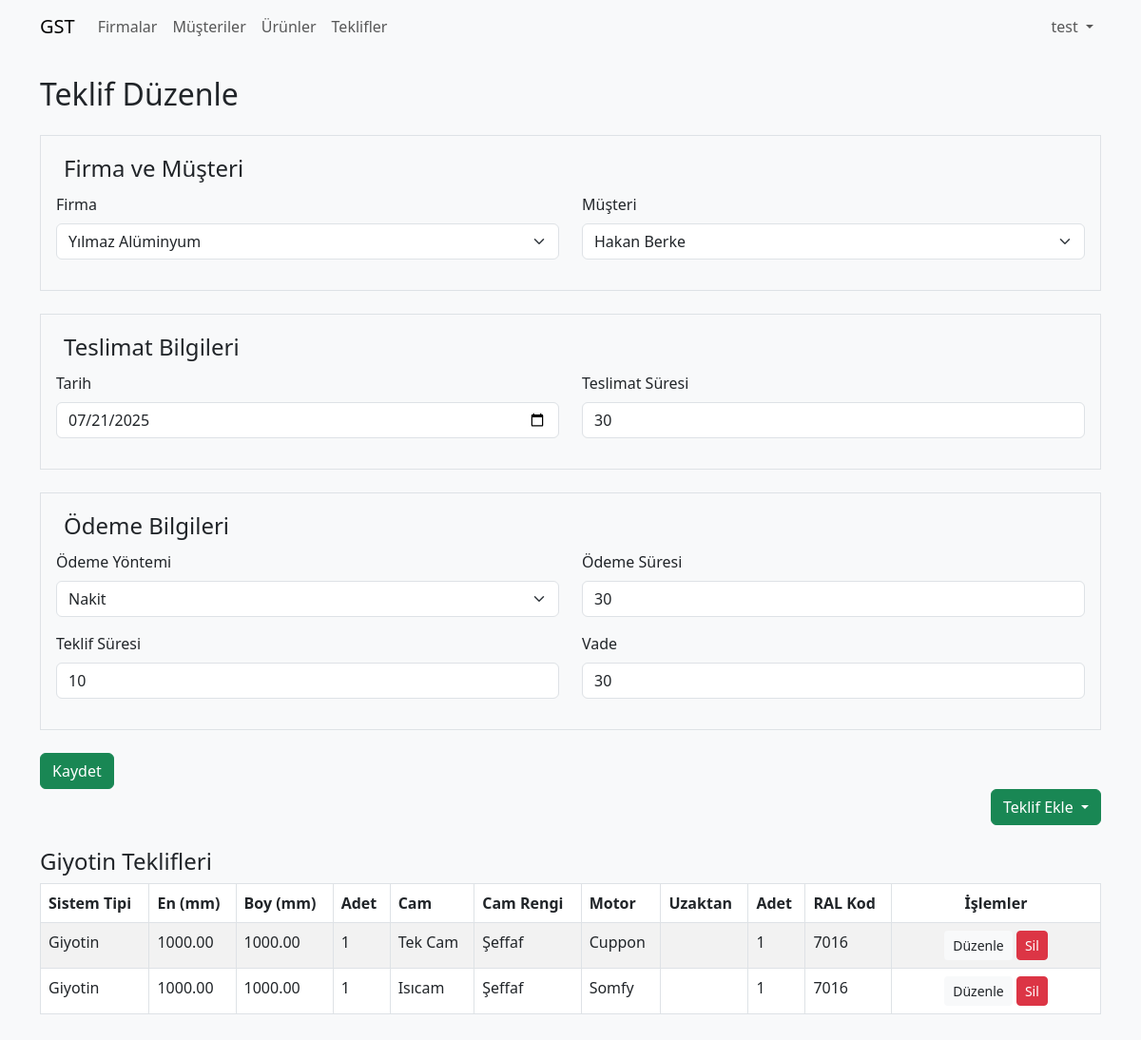
/offer_form?id=4 (signed in), run on the app's committed database.
### tables this page shows
CREATE TABLE `master_quotes` (
  `id` bigint(20) UNSIGNED NOT NULL,
  `company_id` int(10) UNSIGNED NOT NULL,
  `contact_id` int(10) UNSIGNED NOT NULL,
  `quote_date` date NOT NULL,
  `prepared_by` int(10) UNSIGNED DEFAULT NULL,
  `delivery_term` varchar(50) DEFAULT NULL,
  `payment_method` varchar(50) DEFAULT NULL,
  `payment_due` varchar(50) DEFAULT NULL,
  `quote_validity` varchar(50) DEFAULT NULL,
  `maturity` varchar(50) DEFAULT NULL,
  `total_amount` decimal(14,2) DEFAULT NULL,
  `discount_rate` decimal(5,2) DEFAULT NULL,
  `discount_amount` decimal(14,2) DEFAULT NULL,
  `vat_rate` decimal(5,2) DEFAULT NULL,
  `vat_amount` decimal(14,2) DEFAULT NULL,
  `taxes_included_total` decimal(14,2) DEFAULT NULL
);

CREATE TABLE `companies` (
  `id` int(10) UNSIGNED NOT NULL,
  `name` varchar(100) NOT NULL,
  `phone` varchar(20) DEFAULT NULL,
  `address` varchar(255) DEFAULT NULL,
  `email` varchar(100) DEFAULT NULL
);

CREATE TABLE `guillotine_quotes` (
  `id` bigint(20) UNSIGNED NOT NULL,
  `master_quote_id` bigint(20) UNSIGNED NOT NULL,
  `system_type` varchar(50) NOT NULL,
  `width_mm` decimal(10,2) NOT NULL,
  `height_mm` decimal(10,2) NOT NULL,
  `system_qty` int(10) UNSIGNED NOT NULL,
  `motor_system` varchar(50) DEFAULT NULL,
  `remote_system` varchar(50) DEFAULT NULL,
  `remote_qty` int(10) UNSIGNED DEFAULT NULL,
  `ral_code` varchar(50) DEFAULT NULL,
  `glass_type` varchar(50) DEFAULT NULL,
  `glass_color` varchar(50) DEFAULT NULL,
  `total_price` decimal(12,2) DEFAULT NULL
);

### helpers/theme.php (called while the page is built, shortened)
<?php
function get_theme(): string
{
    return $_SESSION['theme'] ?? 'light';
}
function theme_css(): string
{
    return (get_theme() === 'dark')
        ? 'https://cdn.jsdelivr.net/npm/bootswatch@5.3.0/dist/darkly/bootstrap.min.css'
        : 'https://cdn.jsdelivr.net/npm/bootstrap@5.3.0/dist/css/bootstrap.min.css';
}
function get_color(): string
{
    return $_SESSION['color'] ?? 'primary';
}

### offer_form.php (the view, shortened to what this page needs)
<?php
require_once 'config.php';
require_once 'helpers/theme.php';
$companyStmt = $pdo->query("SELECT id, name FROM companies ORDER BY name");
$companies = $companyStmt->fetchAll();
$customerStmt = $pdo->query("SELECT id, CONCAT(first_name,' ',last_name) AS name FROM customers ORDER BY first_name, last_name");
$customers = $customerStmt->fetchAll();
$canAdd = count($companies) > 0 && count($customers) > 0;
$id = isset($_GET['id']) ? (int) $_GET['id'] : 0;
$quote = null;
$guillotines = [];
if ($id) {
    $stmt = $pdo->prepare("SELECT * FROM master_quotes WHERE id = :id");
    $stmt->execute([':id' => $id]);
    $quote = $stmt->fetch();
    $gStmt = $pdo->prepare("SELECT * FROM guillotine_quotes WHERE master_quote_id = :id");
    $gStmt->execute([':id' => $id]);
    $guillotines = $gStmt->fetchAll();
}
?>
<!DOCTYPE html>
<html lang="tr">
<head>
    <link href="<?php echo theme_css(); ?>" rel="stylesheet">
</head>
<body class="bg-light">
<?php include 'includes/header.php'; ?>
<div class="container py-4">
    <h2 class="mb-4">Teklif <?php echo $id ? 'Düzenle' : 'Ekle'; ?></h2>
    <?php if (!$canAdd): ?>
        <div class="alert alert-warning">
            Teklif ekleyebilmek için önce <a href="company" class="alert-link">firma</a> ve <a href="customers"
                class="alert-link">müşteri</a> eklemelisiniz.
        </div>
    <?php else: ?>
        <form method="post">
            <fieldset class="border p-3 mb-4">
                <legend class="w-auto px-2">Firma ve Müşteri</legend>
                <div class="row">
                    <div class="col-md-6 mb-3">
                        <label class="form-label">Firma</label>
                        <select name="company_id" class="form-select" required>
                            <?php foreach ($companies as $co): ?>
                                <option value="<?php echo $co['id']; ?>" <?php echo ($quote && $quote['company_id'] == $co['id']) ? 'selected' : ''; ?>><?php echo htmlspecialchars($co['name']); ?></option>
                            <?php endforeach; ?>
                        </select>
                    </div>
                    <div class="col-md-6 mb-3">
                        <label class="form-label">Müşteri</label>
                        <select name="contact_id" class="form-select" required>
                            <?php foreach ($customers as $cu): ?>
                                <option value="<?php echo $cu['id']; ?>" <?php echo ($quote && $quote['contact_id'] == $cu['id']) ? 'selected' : ''; ?>><?php echo htmlspecialchars($cu['name']); ?></option>
                            <?php endforeach; ?>
                        </select>
                    </div>
                </div>
            </fieldset>
            <fieldset class="border p-3 mb-4">
                <legend class="w-auto px-2">Teslimat Bilgileri</legend>
                <div class="row">
                    <div class="col-md-6 mb-3">
                        <label class="form-label">Tarih</label>
                        <input type="date" name="quote_date" class="form-control"
                            value="<?php echo $quote ? htmlspecialchars($quote['quote_date']) : ''; ?>" required>
                    </div>
                    <div class="col-md-6 mb-3">
                        <label class="form-label">Teslimat Süresi</label>
                        <input type="text" name="delivery_term" class="form-control"
                            value="<?php echo $quote ? htmlspecialchars($quote['delivery_term']) : ''; ?>">
                    </div>
                </div>
            </fieldset>
            <fieldset class="border p-3 mb-4">
                <legend class="w-auto px-2">Ödeme Bilgileri</legend>
                <div class="row">
                    <div class="col-md-6 mb-3">
                        <label class="form-label">Ödeme Yöntemi</label>
                        <select name="payment_method" class="form-select">
                            <?php
                            $methods = ['Nakit', 'Havale/EFT', 'Kredi Kartı', 'Çek', 'Senet'];
                            $current = $quote['payment_method'] ?? '';
                            foreach ($methods as $method): ?>
                                <option value="<?php echo $method; ?>" <?php echo $current === $method ? 'selected' : ''; ?>>
                                    <?php echo $method; ?></option>
                            <?php endforeach; ?>
                        </select>
                    </div>
                    <div class="col-md-6 mb-3">
                        <label class="form-label">Ödeme Süresi</label>
                        <input type="text" name="payment_due" class="form-control"
                            value="<?php echo $quote ? htmlspecialchars($quote['payment_due']) : ''; ?>">
                    </div>
                </div>
                <div class="row">
                    <div class="col-md-6 mb-3">
                        <label class="form-label">Teklif Süresi</label>
                        <input type="text" name="quote_validity" class="form-control"
                            value="<?php echo $quote ? htmlspecialchars($quote['quote_validity']) : ''; ?>">
                    </div>
                    <div class="col-md-6 mb-3">
                        <label class="form-label">Vade</label>
                        <input type="text" name="maturity" class="form-control"
                            value="<?php echo $quote ? htmlspecialchars($quote['maturity']) : ''; ?>">
                    </div>
                </div>
            </fieldset>
            <button type="submit" class="btn btn-<?php echo get_color(); ?>">Kaydet</button>
        </form>
        <div class="mb-3 d-flex">
            <div class="dropdown ms-auto">
                <button class="btn btn-<?php echo get_color(); ?> dropdown-toggle" type="button" id="offerDropdown"
                    data-bs-toggle="dropdown" aria-expanded="false">
                    Teklif Ekle
                </button>
            </div>
        </div>
        <?php if ($id): ?>
            <?php if ($guillotines): ?>
                <h4 class="mt-4">Giyotin Teklifleri</h4>
                <table class="table table-bordered table-striped">
                    <thead>
                        <tr>
                            <th>Sistem Tipi</th>
                            <th>En (mm)</th>
                            <th>Boy (mm)</th>
                            <th>Adet</th>
                            <th>Cam</th>
                            <th>Cam Rengi</th>
                            <th>Motor</th>
                            <th>Uzaktan</th>
                            <th>Adet</th>
                            <th>RAL Kod</th>
                            <th class="text-center actions-col">İşlemler</th>
                        </tr>
                    </thead>
                    <tbody>
                        <?php foreach ($guillotines as $g): ?>
                            <tr>
                                <td><?php echo htmlspecialchars($g['system_type']); ?></td>
                                <td><?php echo htmlspecialchars($g['width_mm']); ?></td>
                                <td><?php echo htmlspecialchars($g['height_mm']); ?></td>
                                <td><?php echo htmlspecialchars($g['system_qty']); ?></td>
                                <td><?php echo htmlspecialchars($g['glass_type']); ?></td>
                                <td><?php echo htmlspecialchars($g['glass_color']); ?></td>
                                <td><?php echo htmlspecialchars($g['motor_system']); ?></td>
                                <td><?php echo htmlspecialchars($g['remote_system']); ?></td>
                                <td><?php echo htmlspecialchars($g['remote_qty']); ?></td>
                                <td><?php echo htmlspecialchars($g['ral_code']); ?></td>
                                <td class="text-center">
                                    <button class="btn btn-sm bg-light text-dark edit-guillotine-btn" data-bs-toggle="modal"
                                        data-bs-target="#giyotinModal" data-id="<?php echo $g['id']; ?>"
                                        data-width="<?php echo htmlspecialchars($g['width_mm']); ?>"
                                        data-height="<?php echo htmlspecialchars($g['height_mm']); ?>"
                                        data-qty="<?php echo htmlspecialchars($g['system_qty']); ?>"
                                        data-glass="<?php echo htmlspecialchars($g['glass_type']); ?>"
                                        data-color="<?php echo htmlspecialchars($g['glass_color']); ?>"
                                        data-motor="<?php echo htmlspecialchars($g['motor_system']); ?>"
                                        data-remote="<?php echo htmlspecialchars($g['remote_qty']); ?>"
                                        data-ral="<?php echo htmlspecialchars($g['ral_code']); ?>">
                                        Düzenle
                                    </button>
                                    <form method="post" action="offer_form?id=<?php echo $id; ?>" class="d-inline-block"
                                        onsubmit="return confirm('Silmek istediğinize emin misiniz?');">
                                        <button type="submit" class="btn btn-sm btn-danger">Sil</button>
                                    </form>
                                </td>
                            </tr>
                        <?php endforeach; ?>
                    </tbody>
                </table>
            <?php endif; ?>
        <?php endif; ?>
    <?php endif; ?>
</div>
</body>
</html>

### assets/css/style.css (style rules this page uses)
.actions-col { min-width: 200px; white-space: nowrap; }

### data on the page
master_quotes: company_id "Yılmaz Alüminyum", contact_id "Hakan Berke", quote_date "07/21/2025", delivery_term "30", payment_method "Nakit", payment_due "30", quote_validity "10", maturity "30"
guillotine_quotes: system_type "Giyotin", width_mm "1000.00", height_mm "1000.00", system_qty "1", glass_type "Tek Cam", glass_color "Şeffaf", motor_system "Cuppon", remote_qty "1", ral_code "7016"
guillotine_quotes: system_type "Giyotin", width_mm "1000.00", height_mm "1000.00", system_qty "1", glass_type "Isıcam", glass_color "Şeffaf", motor_system "Somfy", remote_qty "1", ral_code "7016"

### other printed values
$_SESSION['user']['username'] "test"
